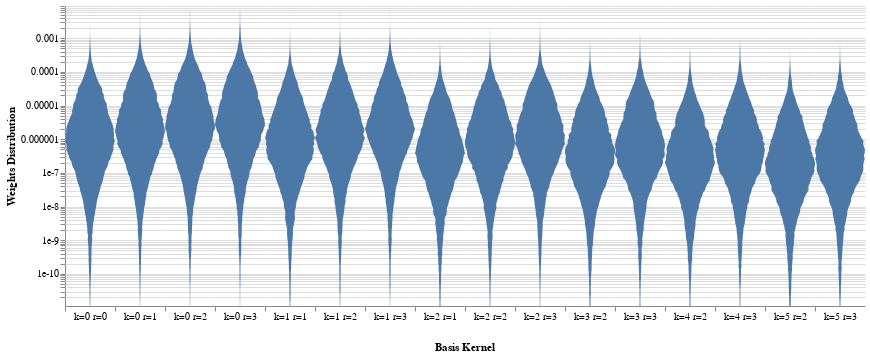

Write notebook code for a chart like this one.
### Code cell
base.plot_weights_hist(weights_grad, complex='norm', wrange=(1e-11, 1e-2), binspace='log')

### Figure 1 — Vega-Lite specification as saved in the notebook (floating-point values rounded to 4 significant figures; data arrays with more than 128 entries replaced by an {"elided": "..."} marker saying what was removed)
{"config": {"view": {"continuousWidth": 400, "continuousHeight": 300, "stroke": null}, "facet": {"spacing": 0}}, "data": {"name": "data-df0280320a1ac0395f197e316d7b18ac"}, "mark": {"type": "area", "orient": "horizontal"}, "encoding": {"column": {"type": "nominal", "field": "name", "header": {"labelOrient": "bottom", "labelPadding": 0, "titleOrient": "bottom"}, "title": "Basis Kernel"}, "x": {"type": "quantitative", "axis": {"grid": false, "labels": false, "ticks": true, "values": [0]}, "field": "density", "impute": null, "stack": "center", "title": null}, "y": {"type": "quantitative", "axis": {"title": "Weights Distribution"}, "field": "w", "scale": {"constant": 0.0004528, "domain": [1.116e-11, 0.009056], "type": "log"}}}, "selection": {"selector005": {"type": "interval", "bind": "scales", "encodings": ["y"]}}, "width": 50, "$schema": "https://vega.github.io/schema/vega-lite/v4.8.1.json", "datasets": {"data-df0280320a1ac0395f197e316d7b18ac": {"elided": "1584 records"}}}
